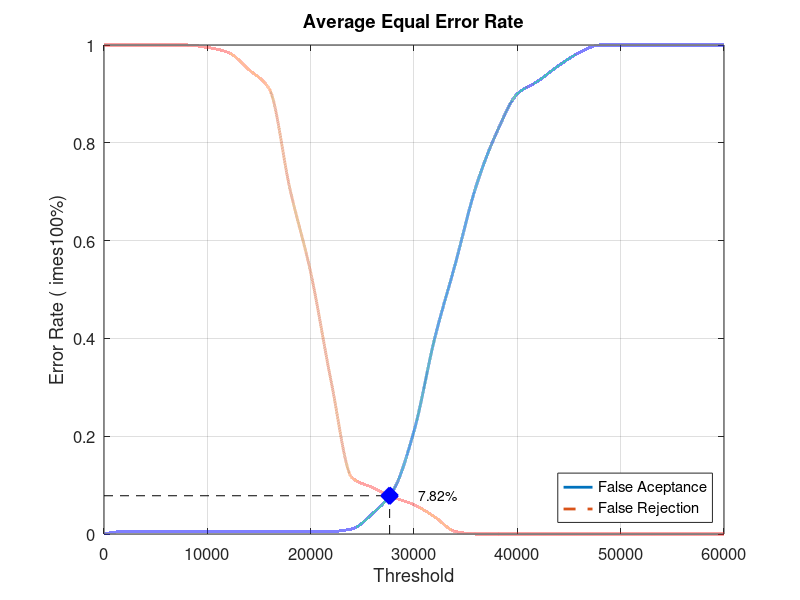
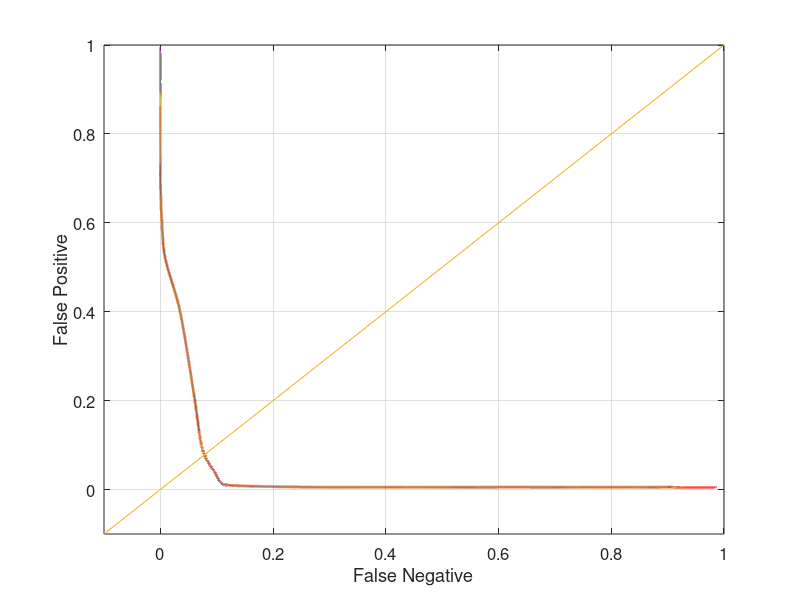

These figures' MATLAB source, in order:
close all;
clear;
clc;
x = 0:2000:60000;
xq = 0:0.5:60000;

y0 = [0 0.00526316 0.00526316 0.00526316 0.00526316 0.00526316 0.00526316 0.00526316 0.00526316 0.00526316 0.00526316 0.00526316 0.0105263 0.0421053 0.0894737 0.210526 0.4 0.552632 0.710526 0.821053 0.9 0.926316 0.957895 0.984211 1 1 1 1 1 1 1]
yy0 = interp1(x, y0, xq, 'pchip');
y1 = [1 1 1 1 1 0.995 0.985 0.95 0.91 0.705 0.535 0.31 0.115 0.095 0.075 0.06 0.035 0.005 0 0 0 0 0 0 0 0 0 0 0 0 0]
yy1 = interp1(x, y1, xq, 'pchip');

% Calculating EER: 
y2 = abs(y0 - y1);
find(y2 == min(y2))
yy2 = abs(yy0 - yy1);
xEER = find(yy2 == min(yy2));
xEERIndex = xq(xEER) % X-axis EER
yEER = yy0(xEER) % Y-axis EER

main = figure
plot(xq, yy0,'-','LineWidth', 2);	hold on
plot(xq, yy1,'--','LineWidth', 2);	hold on
plot([xEERIndex xEERIndex], [0 yEER], 'k--');	hold on
plot([0 xEERIndex], [yEER yEER], 'k--');	hold on
plot(xEERIndex, yEER, 'bx', 'LineWidth', 10);	hold on
text(xEERIndex + 10 * xEERIndex / 100, yEER, [num2str(round((10000 * yEER)) / 100) '%'])
legend('False Aceptance', 'False Rejection', 'Location', 'SouthEast')
xlabel('Threshold')
ylabel('Error Rate (	imes100%)')
title('Average Equal Error Rate')
set(gca, 'FontSize', 12)
axis([0 60000 0 1])
grid on

print(main, 'Database1_2Main', '-dpng');
FNRxFPR = figure('Color', [1 1 1]);
plot(yy1, yy0, '-', yy1, yy0, 'LineWidth', 2);
hold on
y = -0.1:0.1:1
plot(y, y); 
set(gca, 'FontSize', 12)
xlabel('False Negative')
ylabel('False Positive')
axis([-0.1 1 -0.1 1])
set(gca, 'FontSize', 12)
grid on

print(FNRxFPR, 'Database1_2FNRxFPR','-dpng');
